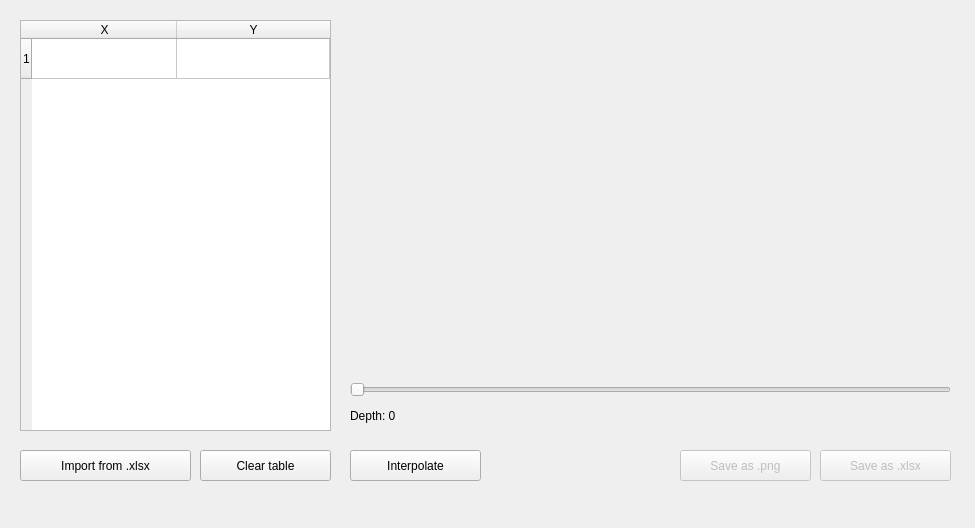
<?xml version="1.0" encoding="UTF-8"?>
<ui version="4.0">
 <class>HomeWindow</class>
 <widget class="QMainWindow" name="HomeWindow">
  <property name="geometry">
   <rect>
    <x>0</x>
    <y>0</y>
    <width>975</width>
    <height>528</height>
   </rect>
  </property>
  <property name="windowTitle">
   <string>Home</string>
  </property>
  <widget class="QWidget" name="centralwidget">
   <widget class="QLabel" name="depthLabel">
    <property name="geometry">
     <rect>
      <x>350</x>
      <y>400</y>
      <width>101</width>
      <height>31</height>
     </rect>
    </property>
    <property name="text">
     <string>Depth: 0</string>
    </property>
    <property name="alignment">
     <set>Qt::AlignmentFlag::AlignLeading|Qt::AlignmentFlag::AlignLeft|Qt::AlignmentFlag::AlignVCenter</set>
    </property>
   </widget>
   <widget class="QPushButton" name="interpolateButton">
    <property name="geometry">
     <rect>
      <x>350</x>
      <y>450</y>
      <width>131</width>
      <height>31</height>
     </rect>
    </property>
    <property name="text">
     <string>Interpolate</string>
    </property>
   </widget>
   <widget class="QPushButton" name="saveXLSXButton">
    <property name="enabled">
     <bool>false</bool>
    </property>
    <property name="geometry">
     <rect>
      <x>820</x>
      <y>450</y>
      <width>131</width>
      <height>31</height>
     </rect>
    </property>
    <property name="text">
     <string>Save as .xlsx</string>
    </property>
   </widget>
   <widget class="QTableWidget" name="inputTable">
    <property name="geometry">
     <rect>
      <x>20</x>
      <y>20</y>
      <width>311</width>
      <height>411</height>
     </rect>
    </property>
    <property name="sizePolicy">
     <sizepolicy hsizetype="Expanding" vsizetype="Expanding">
      <horstretch>0</horstretch>
      <verstretch>0</verstretch>
     </sizepolicy>
    </property>
    <property name="rowCount">
     <number>1</number>
    </property>
    <property name="columnCount">
     <number>2</number>
    </property>
    <attribute name="horizontalHeaderCascadingSectionResizes">
     <bool>false</bool>
    </attribute>
    <attribute name="horizontalHeaderMinimumSectionSize">
     <number>40</number>
    </attribute>
    <attribute name="horizontalHeaderDefaultSectionSize">
     <number>145</number>
    </attribute>
    <attribute name="horizontalHeaderShowSortIndicator" stdset="0">
     <bool>false</bool>
    </attribute>
    <attribute name="horizontalHeaderStretchLastSection">
     <bool>true</bool>
    </attribute>
    <attribute name="verticalHeaderVisible">
     <bool>true</bool>
    </attribute>
    <attribute name="verticalHeaderCascadingSectionResizes">
     <bool>false</bool>
    </attribute>
    <attribute name="verticalHeaderMinimumSectionSize">
     <number>30</number>
    </attribute>
    <attribute name="verticalHeaderDefaultSectionSize">
     <number>40</number>
    </attribute>
    <attribute name="verticalHeaderHighlightSections">
     <bool>true</bool>
    </attribute>
    <attribute name="verticalHeaderStretchLastSection">
     <bool>false</bool>
    </attribute>
    <row/>
    <column>
     <property name="text">
      <string>X</string>
     </property>
    </column>
    <column>
     <property name="text">
      <string>Y</string>
     </property>
    </column>
   </widget>
   <widget class="QPushButton" name="saveGraphButton">
    <property name="enabled">
     <bool>false</bool>
    </property>
    <property name="geometry">
     <rect>
      <x>680</x>
      <y>450</y>
      <width>131</width>
      <height>31</height>
     </rect>
    </property>
    <property name="text">
     <string>Save as .png</string>
    </property>
   </widget>
   <widget class="QPushButton" name="loadXLSXButton">
    <property name="geometry">
     <rect>
      <x>20</x>
      <y>450</y>
      <width>171</width>
      <height>31</height>
     </rect>
    </property>
    <property name="text">
     <string>Import from .xlsx</string>
    </property>
   </widget>
   <widget class="QSlider" name="depthSlider">
    <property name="geometry">
     <rect>
      <x>350</x>
      <y>380</y>
      <width>601</width>
      <height>20</height>
     </rect>
    </property>
    <property name="minimum">
     <number>0</number>
    </property>
    <property name="maximum">
     <number>100</number>
    </property>
    <property name="value">
     <number>0</number>
    </property>
    <property name="orientation">
     <enum>Qt::Orientation::Horizontal</enum>
    </property>
   </widget>
   <widget class="QChartView" name="chartView" native="true">
    <property name="geometry">
     <rect>
      <x>339</x>
      <y>19</y>
      <width>621</width>
      <height>361</height>
     </rect>
    </property>
   </widget>
   <widget class="QPushButton" name="clearButton">
    <property name="geometry">
     <rect>
      <x>200</x>
      <y>450</y>
      <width>131</width>
      <height>31</height>
     </rect>
    </property>
    <property name="text">
     <string>Clear table</string>
    </property>
   </widget>
  </widget>
  <widget class="QMenuBar" name="menubar">
   <property name="geometry">
    <rect>
     <x>0</x>
     <y>0</y>
     <width>975</width>
     <height>29</height>
    </rect>
   </property>
  </widget>
 </widget>
 <customwidgets>
  <customwidget>
   <class>QChartView</class>
   <extends>QWidget</extends>
   <header>qchartview.h</header>
   <container>1</container>
  </customwidget>
 </customwidgets>
 <resources/>
 <connections/>
</ui>
